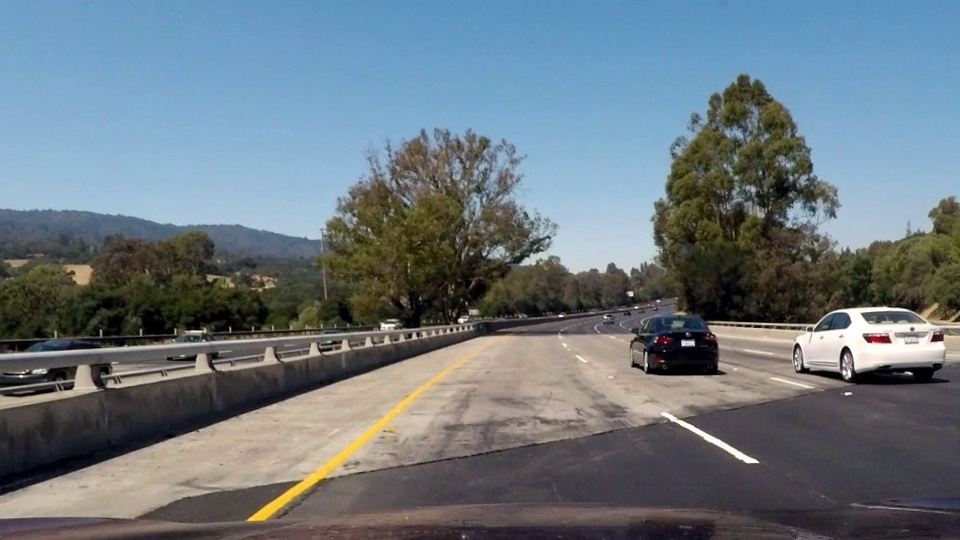
#> input picture result_files/distortion_corrected_img.jpg, 960 x 540 px
$ python zad7.py
#> lines starting #> are read from the running program, lines starting #| are printed output that depends on the picture
import numpy as np
import cv2 as cv

# 1. Učitavanje potrebnih podataka iz prethodnih koraka
# Originalna ispravljena slika
undist = cv.imread('result_files/distortion_corrected_img.jpg')
#> undist is the input picture: shape (540, 960, 3); mean B, G, R 126.9, 119.2, 107.3
# Binarna warped slika (samo za dimenzije)
warped = cv.imread('result_files/warped_binary_image.jpg', 0)
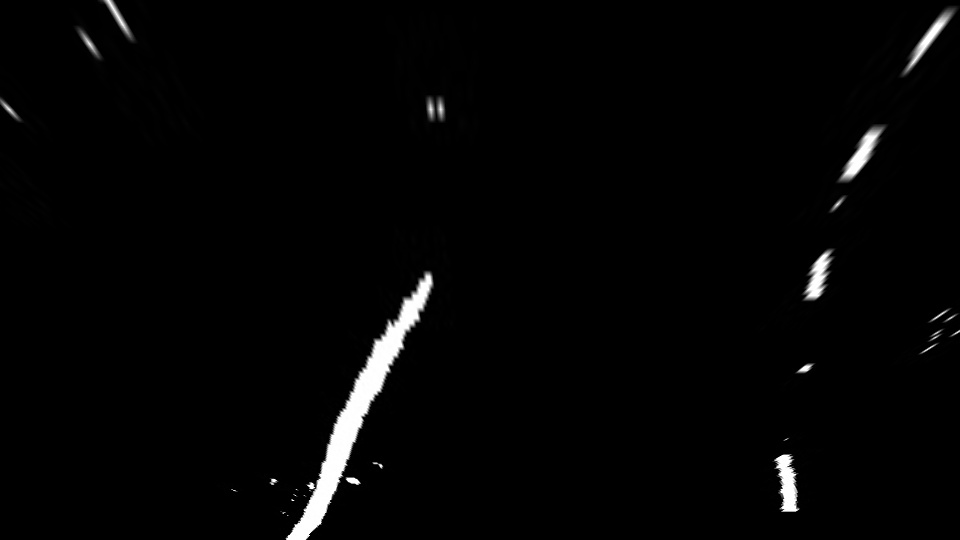
#> input picture result_files/warped_binary_image.jpg, 960 x 540 px
#> warped is the input picture: shape (540, 960); min 0, max 255, mean 4.8
# Matrice transformacije
matrices = np.load('result_files/perspective_matrices.npz')
#> (reads result_files/perspective_matrices.npz from the repository)
Minv = matrices['Minv']
# Koeficijenti polinoma
poly_data = np.load('result_files/poly_fit.npz')
#> (reads result_files/poly_fit.npz from the repository)
left_fit = poly_data['left_fit']
right_fit = poly_data['right_fit']
# Metrički podaci
metrics = np.load('result_files/metrics.npz')
#> (reads result_files/metrics.npz from the repository)
radius = metrics['radius']
offset = metrics['offset']

def project_back_to_road(undist, warped, left_fit, right_fit, Minv):
    # Generisanje y vrednosti
    ploty = np.linspace(0, warped.shape[0]-1, warped.shape[0])
#> ploty = 540 values from 0 to 539

    # Računanje x vrednosti polinoma
    left_fitx = left_fit[0]*ploty**2 + left_fit[1]*ploty + left_fit[2]
    right_fitx = right_fit[0]*ploty**2 + right_fit[1]*ploty + right_fit[2]

    # Kreiranje prazne slike za crtanje trake (iste dimenzije kao warped)
    warp_zero = np.zeros_like(warped).astype(np.uint8)
    color_warp = np.dstack((warp_zero, warp_zero, warp_zero))

    # Priprema tačaka za ispunu (zelena boja između traka)
    pts_left = np.array([np.transpose(np.vstack([left_fitx, ploty]))])
    pts_right = np.array([np.flipud(np.transpose(np.vstack([right_fitx, ploty])))])
    pts = np.hstack((pts_left, pts_right))

    # Crtanje popunjene zelene površine i žutih ivica
    cv.fillPoly(color_warp, np.int_([pts]), (0, 255, 0))
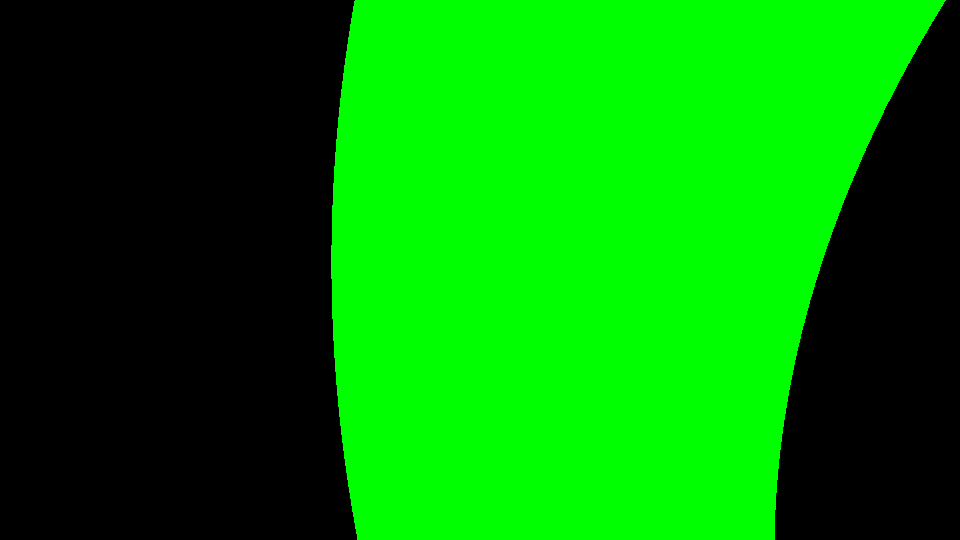
#> color_warp: shape (540, 960, 3); mean of channels 0, 1, 2 0, 131.1, 0; drawn as B, G, R
    cv.polylines(color_warp, np.int_([pts_left]), False, (0, 255, 255), 15)
    cv.polylines(color_warp, np.int_([pts_right]), False, (0, 255, 255), 15)
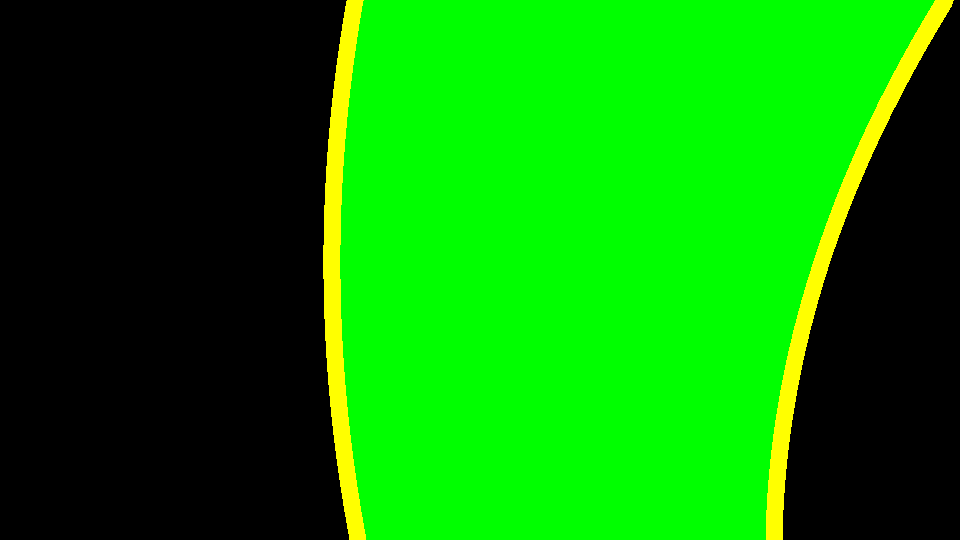
#> color_warp: shape (540, 960, 3); mean of channels 0, 1, 2 0, 135.5, 9.2; drawn as B, G, R

    # Vraćanje u originalnu perspektivu pomoću Minv
    newwarp = cv.warpPerspective(color_warp, Minv, (undist.shape[1], undist.shape[0]))
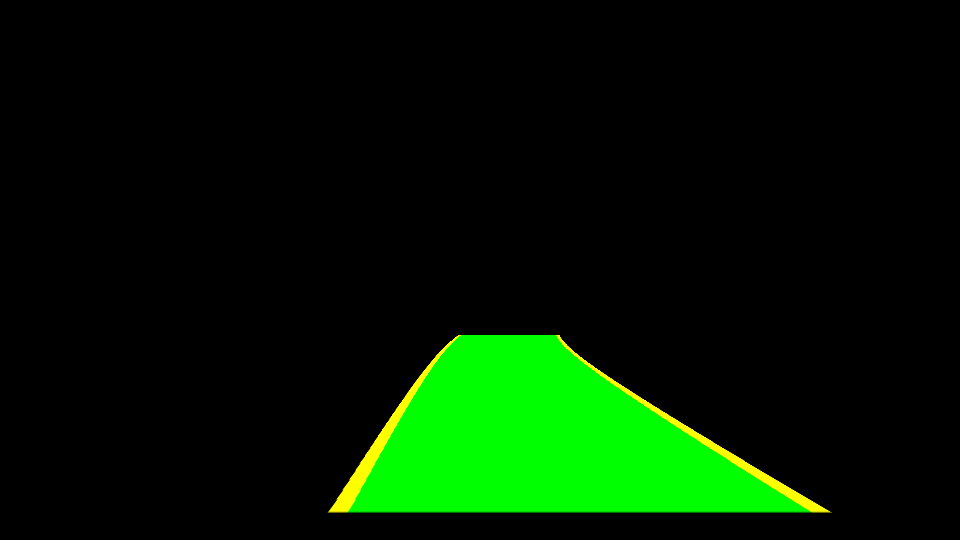
#> newwarp: shape (540, 960, 3); mean of channels 0, 1, 2 0, 26, 2; drawn as B, G, R

    # Kombinovanje rezultata sa originalnom ispravljenom slikom
    result = cv.addWeighted(undist, 1, newwarp, 0.3, 0)
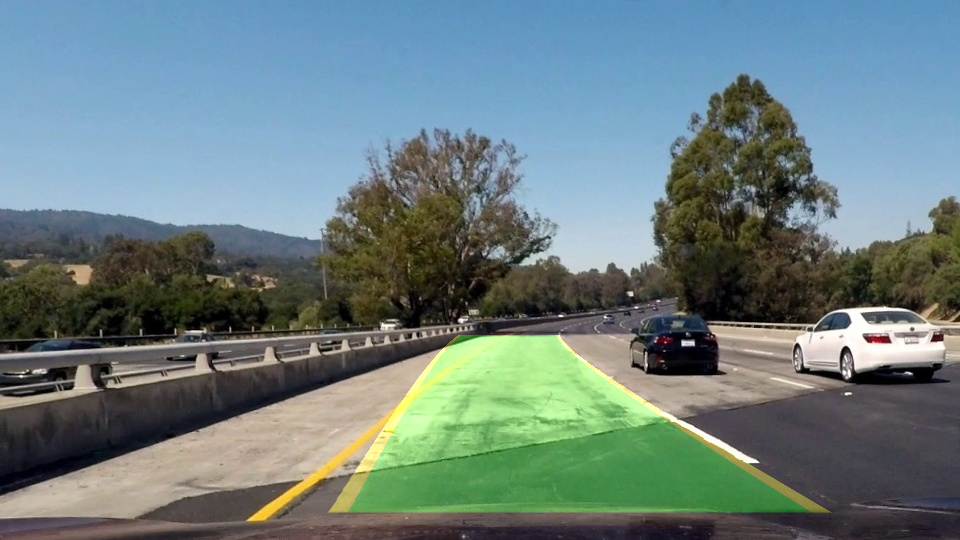
#> result: shape (540, 960, 3); mean B, G, R 126.9, 126.9, 107.8

    # Dodavanje teksta (Krivina i Offset) na finalnu sliku
    cv.putText(result, f"Radius of Curvature: {radius:.2f}m", (50, 50),
               cv.FONT_HERSHEY_SIMPLEX, 1, (255, 255, 255), 2)
    direction = "left" if offset < 0 else "right"
    cv.putText(result, f"Vehicle is {abs(offset):.2f}m {direction} of center", (50, 100),
               cv.FONT_HERSHEY_SIMPLEX, 1, (255, 255, 255), 2)
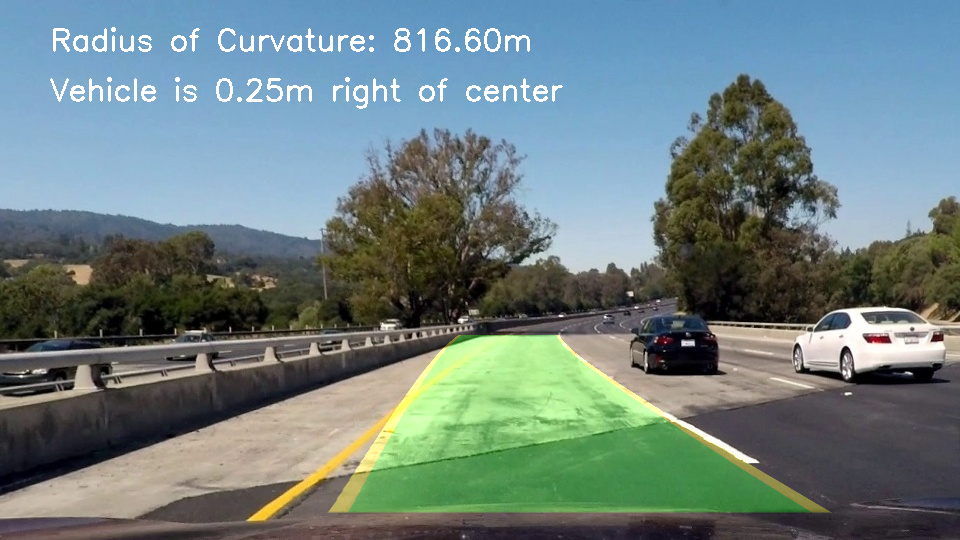
#> result: shape (540, 960, 3); mean B, G, R 127.5, 128, 109.5

    return result

# Izvršavanje funkcije
final_result = project_back_to_road(undist, warped, left_fit, right_fit, Minv)

# Prikaz i čuvanje
cv.imshow('Final Lane Detection', final_result)
cv.imwrite('result_files/final_lane_result.jpg', final_result)

print("Finalni rezultat je sačuvan u result_files/final_lane_result.jpg")
cv.waitKey(0)
cv.destroyAllWindows()
